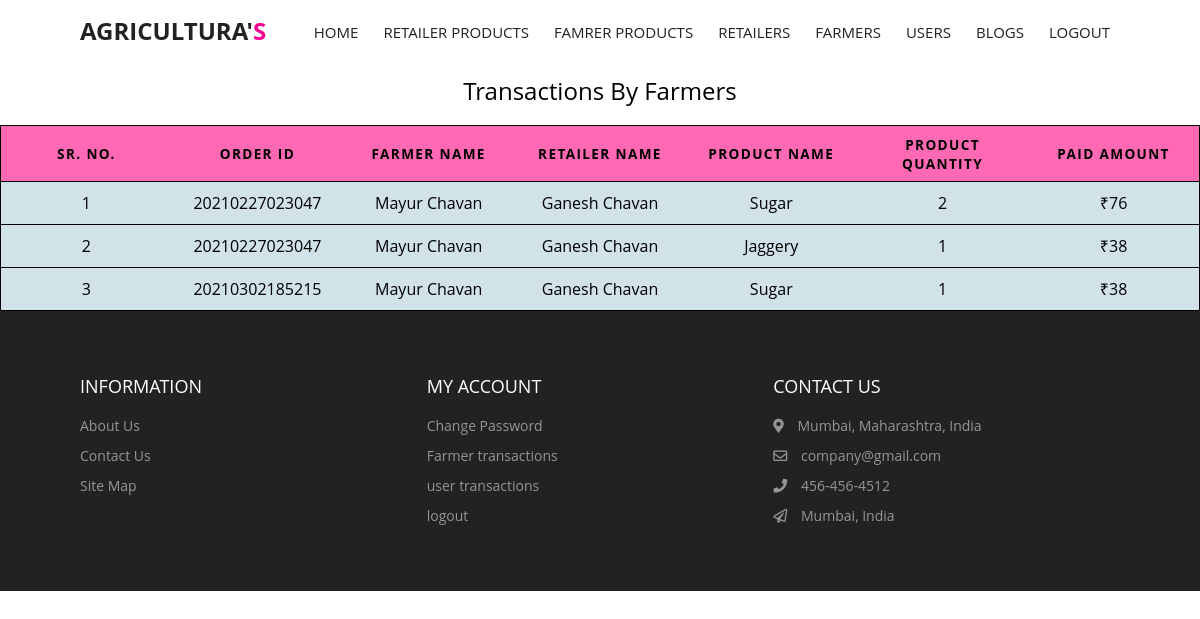
The page /admin/utransactions.php (signed in) on the database its author committed.
### tables this page shows
CREATE TABLE `porders` (
  `id` int(11) NOT NULL,
  `orderid` bigint(20) NOT NULL,
  `uid` int(11) NOT NULL,
  `fid` int(11) NOT NULL,
  `pid` int(11) NOT NULL,
  `qnt` int(11) NOT NULL,
  `amt` int(10) NOT NULL
);

CREATE TABLE `user` (
  `id` int(20) NOT NULL,
  `email` varchar(40) NOT NULL,
  `fname` varchar(20) NOT NULL,
  `lname` varchar(20) NOT NULL,
  `gender` varchar(10) NOT NULL,
  `phone` int(11) NOT NULL,
  `address` varchar(100) NOT NULL,
  `city` varchar(30) NOT NULL,
  `state` varchar(30) NOT NULL,
  `country` varchar(10) NOT NULL,
  `pin` varchar(7) NOT NULL,
  `pass` varchar(120) NOT NULL
);

CREATE TABLE `farmer` (
  `id` int(20) NOT NULL,
  `email` varchar(40) NOT NULL,
  `fname` varchar(20) NOT NULL,
  `lname` varchar(20) NOT NULL,
  `gender` varchar(10) NOT NULL,
  `phone` int(11) NOT NULL,
  `address` varchar(100) NOT NULL,
  `city` varchar(30) NOT NULL,
  `state` varchar(30) NOT NULL,
  `country` varchar(10) NOT NULL,
  `pin` varchar(7) NOT NULL,
  `acnum` varchar(20) NOT NULL,
  `acname` varchar(20) NOT NULL,
  `ifsc` varchar(20) NOT NULL,
  `pass` varchar(120) NOT NULL
);

CREATE TABLE `fproduct` (
  `id` int(20) NOT NULL,
  `title` varchar(100) NOT NULL,
  `descr` varchar(120) NOT NULL,
  `category` int(20) NOT NULL,
  `munit` varchar(30) NOT NULL,
  `sunit` int(20) NOT NULL,
  `set` int(10) NOT NULL,
  `price` int(5) NOT NULL,
  `disc` int(3) NOT NULL,
  `photo` longblob NOT NULL,
  `farmerid` int(20) NOT NULL,
  `date` timestamp NOT NULL DEFAULT current_timestamp()
);

### admin/utransactions.php (the view, shortened to what this page needs)
<?php
include('../includes/dbconnection.php');
if (strlen($_SESSION['cmsaid']==0)) {
  header('location: ../includes/logout.php');
  } else{
  ?>
<html lang="en">
<head>
    <link rel="stylesheet" href="https://cdnjs.cloudflare.com/ajax/libs/font-awesome/4.7.0/css/font-awesome.min.css">
    <link rel="stylesheet" href="https://cdnjs.cloudflare.com/ajax/libs/font-awesome/5.15.1/css/all.min.css" />
    <link href="./css/styles.css" rel="stylesheet"/>
    <link href="../css/table.css" rel="stylesheet">
</head>
<body >
<?php include_once('./include/header.php');?>
<table style="background-color: var(--grey-alt);">
  <caption> Transactions By Farmers </caption>
  <thead>
    <tr>
        <th scope="col">SR. NO.</th>
        <th scope="col">Order ID</th>
        <th scope="col">Farmer Name</th>
        <th scope="col">Retailer Name</th>
        <th scope="col">Product Name</th>
        <th scope="col">Product Quantity</th>
        <th scope="col">Paid Amount</th>
    </tr>
  </thead>
  <tbody><?php
  $ret=mysqli_query($con,"SELECT ro.orderid, f.fname , f.lname, r.fname as f1, r.lname as f2, rp.title, ro.qnt, ro.amt  FROM porders ro, user f, farmer r, fproduct rp   WHERE ro.uid= f.id AND ro.fid= r.id AND ro.pid= rp.id");
  $num=mysqli_num_rows($ret);
  if($num >0){
    $count=0;
  while ($row=mysqli_fetch_array($ret)) {
    $count++;
  ?>
    <tr>
      <td scope="row" data-label="SR. NO."><?php echo $count;?></td>
      <td data-label="Order ID"><?php echo $row["orderid"];?></td>
      <td data-label="Farmer Name"><?php echo $row["fname"]." ".$row["lname"];?></td>
      <td data-label="Retailer Name"><?php echo $row["f1"]." ".$row["f2"];?></td>
      <td data-label="Product Name"><?php echo $row["title"];?></td>
      <td data-label="Product Quantity"><?php echo $row["qnt"];?></td>
      <td data-label="Product Amount">₹<?php echo $row["amt"];?></td>
    </tr>
    <?php
}}
?>
  </tbody>
</table>
<?php include_once('./include/footer.php');?>
</body>
</html>
<?php } ?>

### admin/css/styles.css (style rules this page uses)
:root { --white: #fff; --black: #222; --pink: #f60091; --grey: #444; --grey2: #959595; --grey-alt: #d1e2e9; --yellow: #ffd800; --green: #59b210; }
*, *::after, *::before { margin: 0; padding: 0; box-sizing: inherit; }
html { scroll-behavior: smooth; box-sizing: border-box; font-size: 62.5%; }
body { position: relative; font-family: "Poppins", sans-serif; font-size: 1.6rem; font-weight: 400; color: var(--black); background-color: var(--white); z-index: -1; }

### css/table.css (style rules this page uses)
body { font-family: "Open Sans", sans-serif; line-height: 1.25; }
table { color:black; background: transparent; border: none; border: 1px solid #ccc; border-collapse: collapse; margin: 0; padding: 0; width: 100%; table-layout: fixed; }
table caption { font-size: 1.5em; margin: .5em 0 .75em; }
table tr { border: 1px solid rgb(0, 0, 0); padding: .35em; }
table th, table td { padding: .625em; text-align: center; overflow-wrap: break-word; }
table th { background-color: hotpink; font-size: .85em; letter-spacing: .1em; text-transform: uppercase; }

### rows shown on the page
porders: orderid "20210227023047", user.fname "Mayur", user.lname "Chavan", farmer.fname "Ganesh", farmer.lname "Chavan", fproduct.title "Sugar", qnt "2", amt "76"
porders: orderid "20210227023047", user.fname "Mayur", user.lname "Chavan", farmer.fname "Ganesh", farmer.lname "Chavan", fproduct.title "Jaggery", qnt "1", amt "38"
porders: orderid "20210302185215", user.fname "Mayur", user.lname "Chavan", farmer.fname "Ganesh", farmer.lname "Chavan", fproduct.title "Sugar", qnt "1", amt "38"
